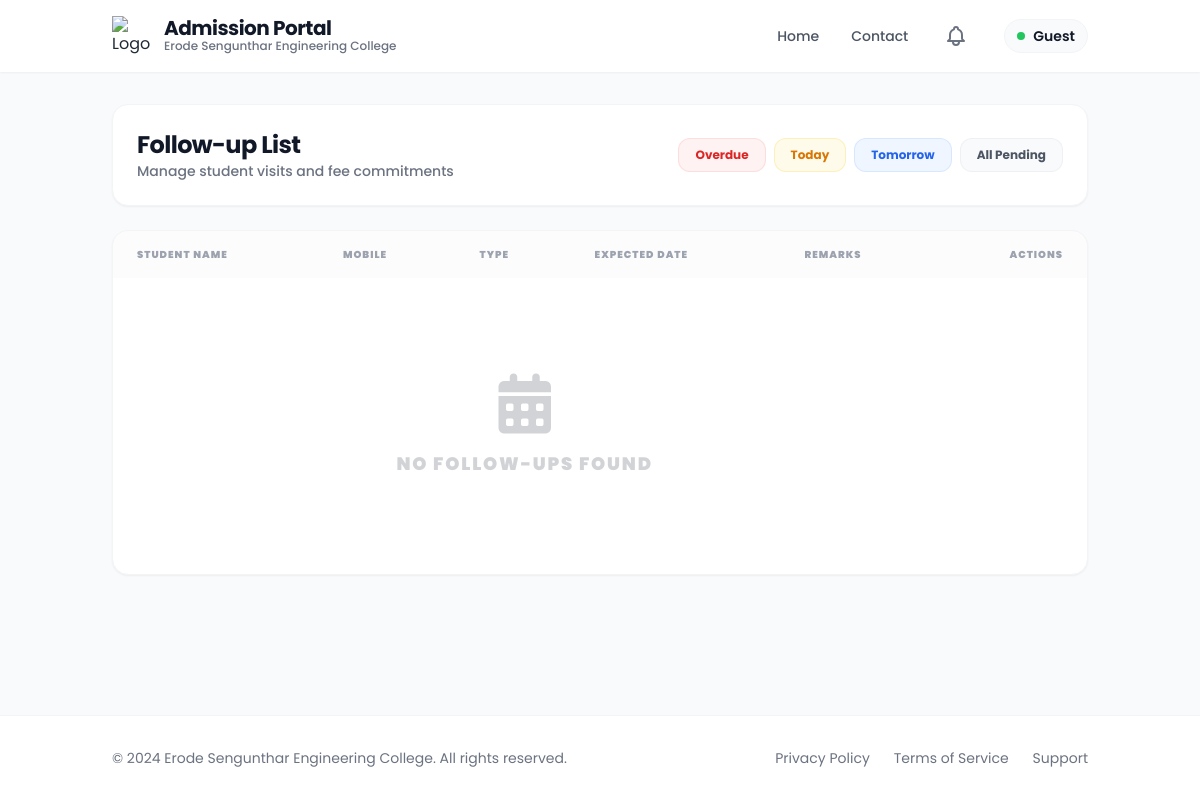
The app's page /followups/, older data.
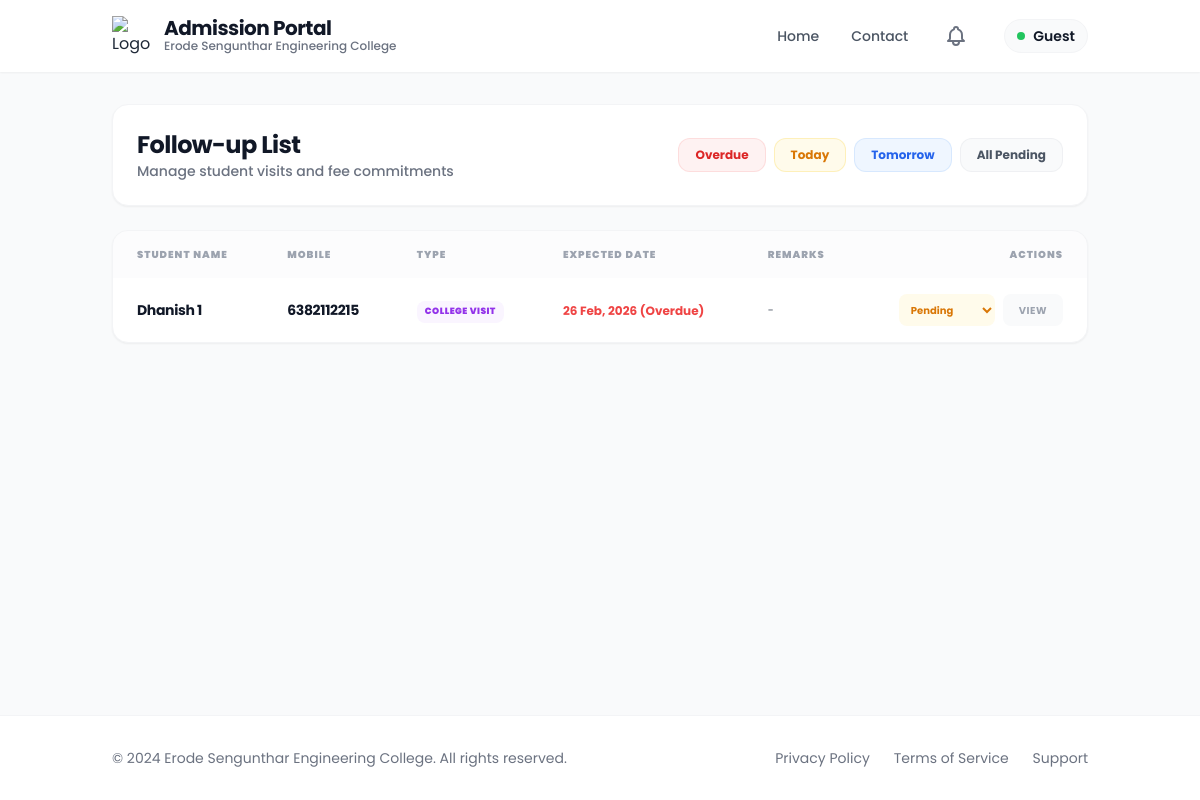
The same page, newer data.
### admission_form/models.py (models this page shows, shortened)
class FollowUp(models.Model):
    FOLLOWUP_TYPES = (
        ('visit', 'College Visit'),
        ('fee', 'Fee Payment'),
    )
    student = models.ForeignKey(
        Admission,
        on_delete=models.CASCADE,
        related_name='followups'
    )
    followup_type = models.CharField(max_length=10, choices=FOLLOWUP_TYPES)
    expected_date = models.DateField()
    remarks = models.TextField(blank=True)
    completed = models.BooleanField(default=False)
    created_by = models.ForeignKey(User, on_delete=models.SET_NULL, null=True, related_name='af_followup_set')
    created_at = models.DateTimeField(auto_now_add=True)
    class Meta:
        app_label = 'admission_form'
        indexes = [
            models.Index(fields=['completed', 'expected_date']),
        ]
    def is_overdue(self):
        return not self.completed and self.expected_date < datetime.now().date()

class Admission(models.Model):
    ADMISSION_STATUS_CHOICES = (
        ('enquired', 'Enquired'),
        ('admitted', 'Admitted'),
        ('discontinued', 'Discontinued'),
        ('left', 'Left'),
    )
    admission_status = models.CharField(max_length=20, choices=ADMISSION_STATUS_CHOICES, default='enquired', db_index=True)
    application_number = models.CharField(max_length=100, blank=True, null=True)
    application_date = models.DateField(blank=True, null=True)
    admission_date = models.DateField(blank=True, null=True)
    allotment_number = models.CharField(max_length=100, blank=True, null=True)
    portal_status = models.CharField(max_length=50, blank=True, null=True)
    quota = models.CharField(max_length=50, blank=True, null=True)
    roll_number = models.CharField(max_length=100, blank=True, null=True)
    unique_id = models.CharField(max_length=100, blank=True, null=True)
    umis_number = models.CharField(max_length=100, blank=True, null=True)
    level = models.CharField(max_length=10, blank=True, null=True, db_index=True)
    course = models.CharField(max_length=100, blank=True, null=True)
    branch = models.CharField(max_length=100, blank=True, null=True)
    department_preferences = models.JSONField(default=dict, blank=True, null=True)
    pg_dept = models.CharField(max_length=255, blank=True, null=True)
    is_fg = models.BooleanField(default=False, blank=True, null=True)
    fg_number = models.CharField(max_length=100, blank=True, null=True)
    pmss = models.BooleanField(default=False, blank=True, null=True)
    seven_five = models.BooleanField(default=False, blank=True, null=True)
    student_name = models.CharField(max_length=255, blank=True, null=True)
    dob = models.DateField(blank=True, null=True)
    gender = models.CharField(max_length=10, blank=True, null=True)
    community = models.CharField(max_length=50, blank=True, null=True, db_index=True)
    caste = models.CharField(max_length=100, blank=True, null=True)
    religion = models.CharField(max_length=100, blank=True, null=True)
    region = models.CharField(max_length=100, blank=True, null=True)
    aadhaar_number = models.CharField(max_length=12, blank=True, null=True)
    father_name = models.CharField(max_length=255, blank=True, null=True)
    mother_name = models.CharField(max_length=255, blank=True, null=True)
    guardian_name = models.CharField(max_length=255, blank=True, null=True)
    father_mobile = models.CharField(max_length=15, blank=True, null=True)
    mother_mobile = models.CharField(max_length=15, blank=True, null=True)
    guardian_mobile = models.CharField(max_length=15, blank=True, null=True)
    email = models.EmailField(blank=True, null=True)
    student_mobile = models.CharField(max_length=15, blank=True, null=True)
    address = models.TextField(blank=True, null=True)
    pincode = models.CharField(max_length=10, blank=True, null=True)
    district = models.CharField(max_length=100, blank=True, null=True, db_index=True)
    state = models.CharField(max_length=100, blank=True, null=True, db_index=True)
    country = models.CharField(max_length=100, blank=True, null=True, db_index=True)
    qualification = models.CharField(max_length=10, blank=True, null=True)
    tenth_total = models.CharField(max_length=50, blank=True, null=True)
    tenth_percentage = models.CharField(max_length=50, blank=True, null=True)
    twelfth_total = models.CharField(max_length=50, blank=True, null=True)
    twelfth_percentage = models.CharField(max_length=50, blank=True, null=True)
    twelfth_major = models.CharField(max_length=255, blank=True, null=True)
    twelth_reg_no = models.CharField(max_length=50, blank=True, null=True)
    maths_marks = models.DecimalField(max_digits=5, decimal_places=2, blank=True, null=True)
    physics_marks = models.DecimalField(max_digits=5, decimal_places=2, blank=True, null=True)
    chemistry_marks = models.DecimalField(max_digits=5, decimal_places=2, blank=True, null=True)
    cutoff_marks = models.DecimalField(max_digits=5, decimal_places=2, blank=True, null=True, db_index=True)
    diploma_total = models.CharField(max_length=50, blank=True, null=True)
    diploma_percentage = models.CharField(max_length=50, blank=True, null=True)
    diploma_major = models.CharField(max_length=255, blank=True, null=True)
    ug_total = models.CharField(max_length=50, blank=True, null=True)
    ug_percentage = models.CharField(max_length=50, blank=True, null=True)
    ug_major = models.CharField(max_length=255, blank=True, null=True)
    ug_college = models.CharField(max_length=255, blank=True, null=True)
    ug_year_passing = models.IntegerField(blank=True, null=True)
    board = models.CharField(max_length=50, blank=True, null=True, db_index=True)
    year_passing = models.IntegerField(blank=True, null=True)
    medium = models.CharField(max_length=50, blank=True, null=True)
    last_school = models.CharField(max_length=255, blank=True, null=True)
    vocational_stream = models.CharField(max_length=255, blank=True, null=True)
    skill_proof = models.FileField(upload_to=af_vocational_upload_path, blank=True, null=True)
    diploma_college = models.CharField(max_length=255, blank=True, null=True)
    diploma_year_passing = models.IntegerField(blank=True, null=True)
    college_address1 = models.CharField(max_length=500, blank=True, null=True)
    college_district = models.CharField(max_length=100, blank=True, null=True)
    college_state = models.CharField(max_length=100, blank=True, null=True)
    college_fee = models.DecimalField(max_digits=10, decimal_places=2, blank=True, null=True)
    hostel_fee = models.DecimalField(max_digits=10, decimal_places=2, blank=True, null=True)
    bus_fee = models.DecimalField(max_digits=10, decimal_places=2, blank=True, null=True)
    other_fee = models.DecimalField(max_digits=10, decimal_places=2, blank=True, null=True)
    paid_fee = models.DecimalField(max_digits=10, decimal_places=2, blank=True, null=True)
    concession_amount = models.DecimalField(max_digits=10, decimal_places=2, blank=True, null=True)
    unpaid_fee = models.DecimalField(max_digits=10, decimal_places=2, blank=True, null=True)
    transaction_id = models.CharField(max_length=50, blank=True, null=True)
    transaction_date = models.DateTimeField(blank=True, null=True)
    had_paid = models.BooleanField(default=False, blank=True, null=True)
    facility_type = models.CharField(max_length=20, blank=True, null=True)
    hostel_name = models.CharField(max_length=100, blank=True, null=True)
    boarding_point = models.CharField(max_length=100, blank=True, null=True)
    bus_needed = models.CharField(max_length=10, blank=True, null=True, db_index=True)
    bus_route = models.CharField(max_length=255, blank=True, null=True)
    hostel_needed = models.CharField(max_length=10, blank=True, null=True, db_index=True)
    hostel_type = models.CharField(max_length=100, blank=True, null=True)
    room_type = models.CharField(max_length=100, blank=True, null=True)
    mess_type = models.CharField(max_length=100, blank=True, null=True)
    hostel_fee_amount = models.DecimalField(max_digits=10, decimal_places=2, blank=True, null=True)
    account_holder_name = models.CharField(max_length=255, blank=True, null=True)
    account_number = models.CharField(max_length=30, blank=True, null=True)
    bank_name = models.CharField(max_length=100, blank=True, null=True)
    ifsc_code = models.CharField(max_length=15, blank=True, null=True)
    bank_branch = models.CharField(max_length=100, blank=True, null=True)
    seeding_status = models.CharField(max_length=50, blank=True, null=True)
    tc = models.FileField(upload_to=af_certificate_upload_path, blank=True, null=True)
    tc_number = models.CharField(max_length=100, blank=True, null=True)
    community_cert = models.FileField(upload_to=af_certificate_upload_path, blank=True, null=True)
    community_cert_number = models.CharField(max_length=100, blank=True, null=True)
    aadhaar = models.FileField(upload_to=af_certificate_upload_path, blank=True, null=True)
    tenth_marksheet = models.FileField(upload_to=af_certificate_upload_path, blank=True, null=True)
    tenth_marksheet_number = models.CharField(max_length=100, blank=True, null=True)
    eleventh_marksheet = models.FileField(upload_to=af_certificate_upload_path, blank=True, null=True)
    eleventh_marksheet_number = models.CharField(max_length=100, blank=True, null=True)
    twelfth_marksheet = models.FileField(upload_to=af_certificate_upload_path, blank=True, null=True)
    twelfth_marksheet_number = models.CharField(max_length=100, blank=True, null=True)
    twelfth_migration = models.FileField(upload_to=af_certificate_upload_path, blank=True, null=True)
    income_cert = models.FileField(upload_to=af_certificate_upload_path, blank=True, null=True)
    income_cert_number = models.CharField(max_length=100, blank=True, null=True)
    fg_cert = models.FileField(upload_to=af_certificate_upload_path, blank=True, null=True)
    fg_bonafide = models.FileField(upload_to=af_certificate_upload_path, blank=True, null=True)
    dip_provisional = models.FileField(upload_to=af_certificate_upload_path, blank=True, null=True)
    ug_provisional = models.FileField(upload_to=af_certificate_upload_path, blank=True, null=True)
    ug_migration = models.FileField(upload_to=af_certificate_upload_path, blank=True, null=True)
    allotment_order = models.FileField(upload_to=af_certificate_upload_path, blank=True, null=True)
    num_dip_marksheets = models.IntegerField(default=0, blank=True, null=True)
    num_ug_marksheets = models.IntegerField(default=0, blank=True, null=True)
    photo = models.FileField(upload_to=af_photo_upload_path, blank=True, null=True)
    created_at = models.DateTimeField(auto_now_add=True, db_index=True)
    class Meta:
        app_label = 'admission_form'

### admission_form/followup.py (the view)
# urls.py: path('followups/', followup.followup_list, name='followup_list'),
def followup_list(request):
    today = timezone.now().date()
    filter_type = request.GET.get('filter')
    qs = FollowUp.objects.filter(completed=False).select_related('student')
    if filter_type == 'today':
        qs = qs.filter(expected_date=today)
    elif filter_type == 'tomorrow':
        qs = qs.filter(expected_date=today + timedelta(days=1))
    elif filter_type == 'yesterday':
        qs = qs.filter(expected_date=today - timedelta(days=1))
    elif filter_type == 'overdue':
        qs = qs.filter(expected_date__lt=today)
    return render(request, 'followup/followup_list.html', {
        'followups': qs
    })

### templates/followup/followup_list.html (shortened to what the changed rows need)
{% extends 'followup/new_base.html' %}
{% load static %}
{% block content %}
<div class="lg:col-span-12 space-y-6">
    <div class="bg-white rounded-2xl shadow-sm border border-gray-100 p-6 flex justify-between items-center">
        <div>
            <h1 class="text-2xl font-bold text-gray-900 tracking-tight">Follow-up List</h1>
        </div>
    </div>
    <div class="bg-white rounded-2xl shadow-sm border border-gray-100 overflow-hidden">
        <div class="overflow-x-auto">
            <table class="w-full text-left">
                <thead class="bg-gray-50/50">
                    <tr>
                        <th class="px-6 py-4 text-[10px] font-black text-gray-400 uppercase tracking-widest">Student
                            Name</th>
                        <th class="px-6 py-4 text-[10px] font-black text-gray-400 uppercase tracking-widest"> Mobile
                        </th>
                        <th class="px-6 py-4 text-[10px] font-black text-gray-400 uppercase tracking-widest">Type</th>
                        <th class="px-6 py-4 text-[10px] font-black text-gray-400 uppercase tracking-widest">Expected
                            Date</th>
                        <th class="px-6 py-4 text-[10px] font-black text-gray-400 uppercase tracking-widest">Remarks
                        </th>
                        <th class="px-6 py-4 text-[10px] font-black text-gray-400 uppercase tracking-widest text-right">
                            Actions</th>
                    </tr>
                </thead>
                <tbody class="divide-y divide-gray-100">
                    {% for fu in followups %}
                    <tr class="hover:bg-gray-50/50 transition-all group">
                        <td class="px-6 py-4">
                            <span class="text-sm font-bold text-gray-900 tracking-tight">{{ fu.student.student_name }}</span>
                        </td>
                        <td class="px-6 py-4">
                            <span class="text-sm font-bold text-gray-900 tracking-tight">{{ fu.student.student_mobile }}</span>
                        </td>
                        <td class="px-6 py-4">
                            <span
                                class="inline-flex px-2 py-1 rounded-lg text-[9px] font-black uppercase tracking-wider
                                {% if fu.followup_type == 'visit' %}bg-purple-50 text-purple-600{% else %}bg-emerald-50 text-emerald-600{% endif %}">
                                {{ fu.get_followup_type_display }}
                            </span>
                        </td>
                        <td class="px-6 py-4">
                            <span
                                class="text-xs font-bold {% if fu.is_overdue %}text-red-500 font-black{% else %}text-gray-500{% endif %}">
                                {{ fu.expected_date|date:"d M, Y" }}
                                {% if fu.is_overdue %}(Overdue){% endif %}
                            </span>
                        </td>
                        <td class="px-6 py-4">
                            <p class="text-[11px] text-gray-600 line-clamp-1 max-w-xs">{{ fu.remarks|default:"-" }}</p>
                        </td>
                        <td class="px-6 py-4 text-right">
                            <div class="flex justify-end gap-2">
                                <select data-id="{{ fu.id }}"
                                    class="action-dropdown text-[10px] bg-amber-50 border-none rounded-lg px-2 py-1 font-bold text-amber-600 focus:ring-0 cursor-pointer">
                                    <option value="Pending" selected>Pending</option>
                                </select>
                                <a href="{% url 'admission_form:student_detail' pk=fu.student.id %}"
                                    class="inline-flex h-8 px-4 items-center justify-center rounded-lg bg-gray-50 text-[10px] font-bold text-gray-400 hover:bg-primary hover:text-white transition-all tracking-wider uppercase">View</a>
                            </div>
                        </td>
                    </tr>
                    {% empty %}
                    <tr>
                        <td colspan="5" class="px-6 py-24 text-center">
                            <div class="flex flex-col items-center gap-4 opacity-20">
                                <i class="fas fa-calendar-alt text-6xl"></i>
                                <p class="text-lg font-black uppercase tracking-widest">No follow-ups found</p>
                            </div>
                        </td>
                    </tr>
                    {% endfor %}
                </tbody>
            </table>
        </div>
    </div>
</div>
<link rel="stylesheet" href="https://cdnjs.cloudflare.com/ajax/libs/font-awesome/6.0.0/css/all.min.css">
{% endblock %}

Row changes from the older to the newer data that the page shows:
added FollowUp: student.student_name "Dhanish 1", student.student_mobile "6382112215", followup_type "COLLEGE VISIT", expected_date "26 Feb, 2026", completed "(Overdue)", remarks "-", id "Pending"
Text that changed along with them:
text no longer shown: "NO FOLLOW-UPS FOUND"
